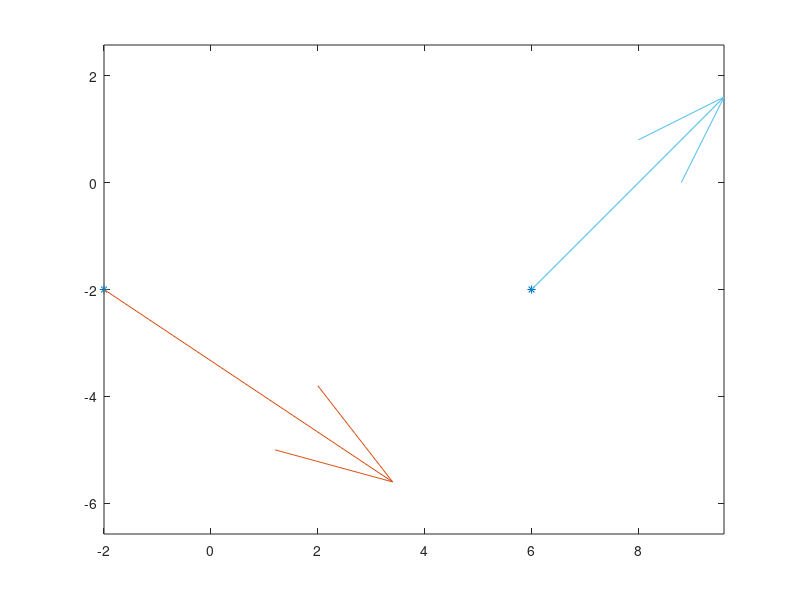

Here is the MATLAB script that generated this plot: (Note: this script raises an error after producing the figure.)
px = [-2, 6];
py = [-2, -2];

vx = [6, 4];
vy = [-4, 4];
plot(px,py,'*');
axis equal;
hold on;
quiver(px(1),py(1),vx(1),vy(1));
quiver(px(2),py(2),vx(2),vy(2));
syms b3 b2 b1 b0 a3 a2 a1 a0 t
t0 = 0; t1 = 1;
x(t) = a3*t^3 + a2*t^2 + a1*t + a0;
y(t) = b3*t^3 + b2*t^2 + b1*t + b0;
xd(t) = diff(x(t),t);
yd(t) = diff(y(t),t);
ex = [
    x(t0) == px(1),...
    x(t1) == px(2),...
    xd(t0) == vx(1),...
    xd(t1) == vx(2)
    ];
ey = [
    y(t0) == py(1),...
    y(t1) == py(2),...
    yd(t0) == vy(1),...
    yd(t1) == vy(2)
    ];
mx = solve(ex,[a3 a2 a1 a0]);
my = solve(ey,[b3 b2 b1 b0]);
cx(t) = mx.a3*t^3 + mx.a2*t^2 + mx.a1*t + mx.a0;
cy(t) = my.b3*t^3 + my.b2*t^2 + my.b1*t + my.b0;
fplot(cx(t),cy(t),[t0 t1])